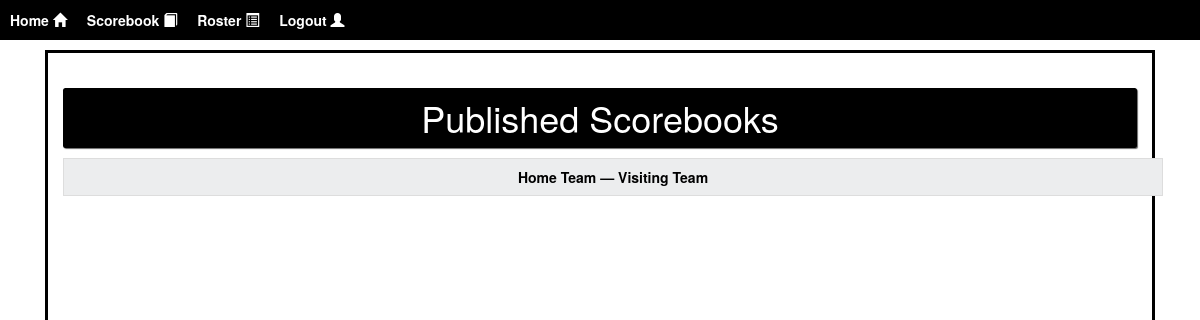
Page / (signed in) on the earlier database version.
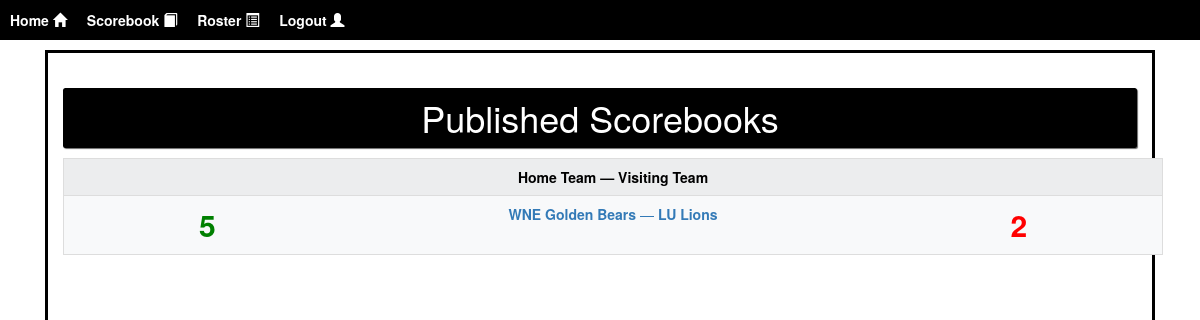
Same page on the later database version.
### core/models.py (models this page shows, shortened)
class Scorebook(models.Model):
    id = models.AutoField(primary_key=True)
    home_score = models.PositiveIntegerField(default=0)
    visiting_score = models.PositiveIntegerField(default=0)
    is_published = models.BooleanField(default=False)
    time_elapsed = models.DurationField(
        default=datetime.timedelta(minutes=0, seconds=0))
    date_published = models.DateTimeField(auto_now=True)
    home_coach = models.OneToOneField(Coach,
                                      related_name="home_coach",
                                      on_delete=models.CASCADE,
                                      null=True,
                                      blank=True,
                                      default=None)
    visiting_coach = models.OneToOneField(Coach,
                                          related_name="visiting_coach",
                                          on_delete=models.CASCADE,
                                          null=True,
                                          blank=True,
                                          default=None)
    running_score = models.OneToOneField(RunningScore,
                                         on_delete=models.CASCADE,
                                         null=True,
                                         blank=True,
                                         default=None)
    timeouts = models.OneToOneField(TimeoutSet,
                                    on_delete=models.CASCADE,
                                    null=True,
                                    blank=True,
                                    default=None)
    penalties = models.OneToOneField(PenaltySet,
                                     on_delete=models.CASCADE,
                                     null=True,
                                     blank=True,
                                     default=None)

class Coach(models.Model):
    id = models.AutoField(primary_key=True)
    first_name = models.CharField("First Name", max_length=30, default="")
    last_name = models.CharField("Last Name", max_length=30, default="")
    user = models.OneToOneField(AUTH_USER_MODEL,
                                related_name="coach_user",
                                on_delete=models.CASCADE,
                                null=True,
                                blank=True,
                                default=None)
    roster = models.OneToOneField(Roster,
                                  related_name="roster",
                                  null=True,
                                  blank=True,
                                  on_delete=models.CASCADE,
                                  default=None)
    starting_lineup = models.OneToOneField(StartingLineup,
                                           related_name="starting_lineup",
                                           null=True,
                                           blank=True,
                                           on_delete=models.CASCADE,
                                           default=None)

class Roster(models.Model):
    id = models.AutoField(primary_key=True)
    team_name = models.CharField(max_length=50, default="")
    school = models.CharField(max_length=100, default="")
    win_count = models.PositiveIntegerField(default=0)
    loss_count = models.PositiveIntegerField(default=0)
    is_published = models.BooleanField(default=True)
    def __str__(self):
        return f"{self.school} {self.team_name}"  # Example: "UAH Chargers"

### core/views.py (the view)
# urls.py: path('', views.home),
def home(request: HttpRequest) -> HttpResponse:
    return render(request, "home.html",
                  {"scorebooks": Scorebook.objects.filter(is_published=True)})

### core/templates/home.html (shortened to what this page needs)
{% extends "base.html" %}
{% block content %}
    <div class="container" style="text-align: center;">
        <div class="custom-block">
            <h1 class="bg_black">Published Scorebooks</h1>
            <div class="scrollWrapper">
                <table class="table table-light table-bordered table-striped">
                    <th>Home Team — Visiting Team</th>
                    {% for scorebook in scorebooks %}
                        {% if scorebook.home_score > scorebook.visiting_score %}
                            <tr>
                                <td>
                                    <span style="color:green; float:left; width:25%; font-size: 30px;">
                                        <b>{{ scorebook.home_score }}</b>
                                    </span>
                                    <span style="text-align: center;">
                                        <a href="/view-scorebook/{{ scorebook.id }}"><b>{{ scorebook.home_coach.roster }}</b> — <b>{{ scorebook.visiting_coach.roster }}</b></a>
                                    </span>
                                    <span style="color:red; float:right; width:25%; font-size: 30px;">
                                        <b>{{ scorebook.visiting_score }}</b>
                                    </span>
                                </td>
                            </tr>
                        {% endif %}
                    {% endfor %}
                </table>
            </div>
        </div>
    </div>
{% endblock %}

Differences in the rows shown:
added Scorebook: home_score "5", home_coach.roster "WNE Golden Bears", visiting_coach.roster "LU Lions", visiting_score "2"
